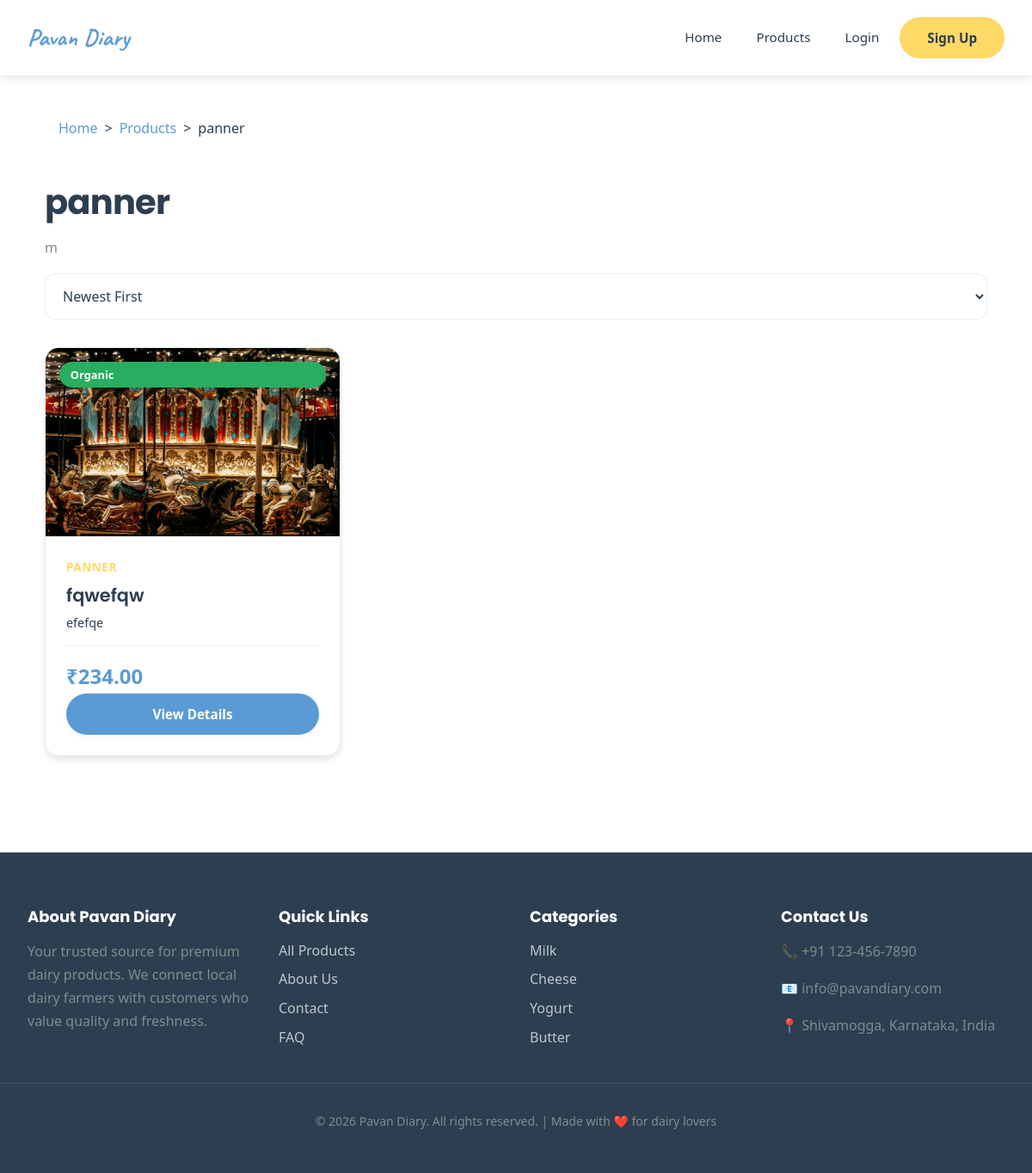
Page /category/1/ on the committed database.
### products/models.py (models this page shows, shortened)
class Category(models.Model):
    name = models.CharField(max_length=100, unique=True)
    description = models.TextField(blank=True)
    image = models.ImageField(upload_to='categories/', null=True, blank=True)
    is_active = models.BooleanField(default=True)
    created_at = models.DateTimeField(auto_now_add=True)
    class Meta:
        db_table = 'categories'
        verbose_name_plural = 'Categories'
        ordering = ['name']

class Product(models.Model):
    seller = models.ForeignKey(SellerProfile, on_delete=models.CASCADE, related_name='products')
    category = models.ForeignKey(Category, on_delete=models.SET_NULL, null=True, related_name='products')
    name = models.CharField(max_length=200)
    description = models.TextField()
    price = models.DecimalField(max_digits=10, decimal_places=2, validators=[MinValueValidator(0)])
    stock_quantity = models.IntegerField(default=0, validators=[MinValueValidator(0)])
    unit = models.CharField(max_length=50, default='piece')
    is_organic = models.BooleanField(default=False)
    expiry_days = models.IntegerField(help_text="Days until expiry from production")
    rating = models.DecimalField(max_digits=3, decimal_places=2, default=0.00,
                                validators=[MinValueValidator(0), MaxValueValidator(5)])
    is_active = models.BooleanField(default=True)
    created_at = models.DateTimeField(auto_now_add=True)
    updated_at = models.DateTimeField(auto_now=True)
    class Meta:
        db_table = 'products'
        ordering = ['-created_at']
    @property
    def primary_image(self):
        primary = self.images.filter(is_primary=True).first()
        if primary:
            return primary.image.url
        first_image = self.images.first()
        if first_image:
            return first_image.image.url
        return None

class ProductImage(models.Model):
    product = models.ForeignKey(Product, on_delete=models.CASCADE, related_name='images')
    image = models.ImageField(upload_to='products/')
    is_primary = models.BooleanField(default=False)
    created_at = models.DateTimeField(auto_now_add=True)
    class Meta:
        db_table = 'product_images'

### products/views.py (the view)
# urls.py: path('category/<int:category_id>/', views.category_products, name='category_products'),
def category_products(request, category_id):
    category = get_object_or_404(Category, pk=category_id, is_active=True)
    products = Product.objects.filter(
        category=category,
        is_active=True
    ).select_related('seller', 'listing').prefetch_related('images')
    sort = request.GET.get('sort', '-created_at')
    valid_sorts = ['price', '-price', 'name', '-name', 'rating', '-rating', 'created_at', '-created_at']
    if sort in valid_sorts:
        products = products.order_by(sort)
    context = {
        'category': category,
        'products': products,
        'sort': sort,
    }
    return render(request, 'products/category_products.html', context)

### cart/context_processors.py (called while the page is built)
def cart_count(request):
    if request.user.is_authenticated:
        from django.db.models import Sum
        result = CartItem.objects.filter(user=request.user).aggregate(total=Sum('quantity'))
        count = result['total'] or 0
    else:
        count = 0
    return {'cart_count': count}

### templates/products/category_products.html (shortened to what this page needs)
{% extends 'core/base.html' %}
{% load static %}
{% block content %}
<div class="container section">
    <div class="breadcrumb">
        <a href="{% url 'home' %}">Home</a> &gt;
        <a href="{% url 'product_list' %}">Products</a> &gt;
        <span>{{ category.name }}</span>
    </div>
    <div class="category-header">
        <h1>{{ category.name }}</h1>
        {% if category.description %}
        <p class="category-description">{{ category.description }}</p>
        {% endif %}
    </div>
    <div class="sorting-options">
        <form method="get" class="sort-form">
            <select name="sort" onchange="this.form.submit()">
                <option value="-created_at" {% if sort == '-created_at' %}selected{% endif %}>Newest First</option>
            </select>
        </form>
    </div>
    {% if products %}
    <div class="products-grid">
        {% for product in products %}
        <div class="product-card">
            <div class="product-image">
                {% if product.primary_image %}
                    <img src="{{ product.primary_image }}" alt="{{ product.name }}">
                {% else %}
                    <div class="product-placeholder">🥛</div>
                {% endif %}
                {% if product.is_organic %}
                    <span class="product-badge organic">Organic</span>
                {% endif %}
            </div>
            <div class="product-info">
                <div class="product-category">{{ category.name }}</div>
                <h3 class="product-name">{{ product.name }}</h3>
                <p class="product-description">{{ product.description|truncatewords:10 }}</p>
                <div class="product-footer">
                    <div class="product-price">₹{{ product.price }}</div>
                </div>
                <a href="{% url 'product_detail' product.pk %}" class="btn btn-block btn-detail">View Details</a>
            </div>
        </div>
        {% endfor %}
    </div>
    {% else %}
    <div class="no-products">
        <p>No products found in this category.</p>
        <a href="{% url 'product_list' %}" class="btn">View All Products</a>
    </div>
    {% endif %}
</div>
{% endblock %}

### static/css/main.css (style rules this page uses)
:root { --primary: #5B9BD5; --primary-dark: #4A7FB8; --primary-light: #A8D0F0; --secondary: #FFD966; --secondary-hover: #FFC933; --secondary-light: #FFE699; --accent: #70C7BA; --accent-light: #A8E6DC; --success: #70C7BA; --danger: #E57373; --warning: #FFD966; --info: #5B9BD5; --bg-body: #FFFFFF; --bg-surface: #FFFFFF; --bg-hover: #F8F9FA; --text-main: #2C3E50; --text-muted: #7F8C8D; --border-color: #E3EDF7; --shadow-sm: 0 2px 8px rgba(91, 155, 213, 0.08); --shadow-md: 0 4px 12px rgba(91, 155, 213, 0.12); --shadow-lg: 0 8px 24px rgba(91, 155, 213, 0.15); --shadow-xl: 0 12px 32px rgba(91, 155, 213, 0.18); --radius-sm: 8px; --radius-md: 12px; --radius-lg: 16px; --radius-xl: 24px; --radius-full: 9999px; --transition-fast: 0.15s ease; --transition-smooth: 0.3s cubic-bezier(0.4, 0, 0.2, 1); }
* { margin: 0; padding: 0; box-sizing: border-box; }
html { scroll-behavior: smooth; font-size: 16px; }
body { font-family: 'Poppins', -apple-system, BlinkMacSystemFont, 'Segoe UI', sans-serif; line-height: 1.6; color: var(--text-main); background-color: var(--bg-body); -webkit-font-smoothing: antialiased; -moz-osx-font-smoothing: grayscale; }
img { max-width: 100%; display: block; }
h1, h2, h3, h4, h5, h6 { font-family: 'Poppins', sans-serif; font-weight: 700; line-height: 1.2; margin-bottom: 1rem; color: var(--text-main); }
h1 { font-size: 2.5rem; letter-spacing: -0.02em; }
h3 { font-size: 1.5rem; }
p { margin-bottom: 1rem; color: var(--text-muted); line-height: 1.7; }
a { color: var(--primary); text-decoration: none; transition: var(--transition-fast); }
.container { max-width: 1200px; margin: 0 auto; padding: 0 2rem; }
.section { padding: 4rem 0; }
.btn { display: inline-flex; align-items: center; justify-content: center; padding: 0.75rem 2rem; background: var(--primary); color: white; border-radius: var(--radius-full); font-weight: 600; border: none; cursor: pointer; transition: var(--transition-smooth); box-shadow: var(--shadow-sm); font-family: inherit; text-decoration: none; font-size: 0.95rem; }
.btn-block { display: flex; width: 100%; }
.products-grid { display: grid; grid-template-columns: repeat(auto-fill, minmax(280px, 1fr)); gap: 2rem; padding: 2rem 0; }
.product-card { background: var(--bg-surface); border-radius: var(--radius-lg); border: 1px solid var(--border-color); overflow: hidden; transition: var(--transition-smooth); box-shadow: var(--shadow-sm); display: flex; flex-direction: column; }
.product-image { height: 220px; background: #F8FBFD; background-size: cover; background-position: center; position: relative; overflow: hidden; }
.product-image img { width: 100%; height: 100%; object-fit: cover; transition: transform 0.5s ease; }
.product-badge { position: absolute; top: 1rem; left: 1rem; background: white; padding: 0.375rem 0.875rem; border-radius: var(--radius-full); font-size: 0.75rem; font-weight: 600; color: var(--primary); box-shadow: var(--shadow-sm); z-index: 2; }
.product-badge.organic { background: var(--success); color: white; }
.product-info { padding: 1.5rem; display: flex; flex-direction: column; flex-grow: 1; }
.product-category { font-size: 0.75rem; text-transform: uppercase; color: var(--primary); letter-spacing: 0.05em; margin-bottom: 0.5rem; font-weight: 600; }
.product-name { font-size: 1.125rem; margin-bottom: 0.75rem; font-weight: 600; color: var(--text-main); line-height: 1.3; }
.product-description { font-size: 0.875rem; color: var(--text-muted); flex-grow: 1; margin-bottom: 1rem; line-height: 1.6; }
.product-footer { display: flex; justify-content: space-between; align-items: center; margin-top: auto; padding-top: 1rem; border-top: 1px solid var(--border-color); }
.product-price { font-size: 1.375rem; font-weight: 700; color: var(--primary); }
input[type="text"], input[type="email"], input[type="password"], input[type="number"], input[type="tel"], textarea, select { width: 100%; padding: 0.875rem 1rem; border: 1px solid var(--border-color); border-radius: var(--radius-md); font-size: 1rem; font-family: inherit; transition: var(--transition-fast); background: var(--bg-surface); color: var(--text-main); }

### rows in the picture
Category: name "panner", description "m", name "PANNER"
Product: primary_image (picture), is_organic "Organic", name "fqwefqw", description "efefqe", price "234.00"
